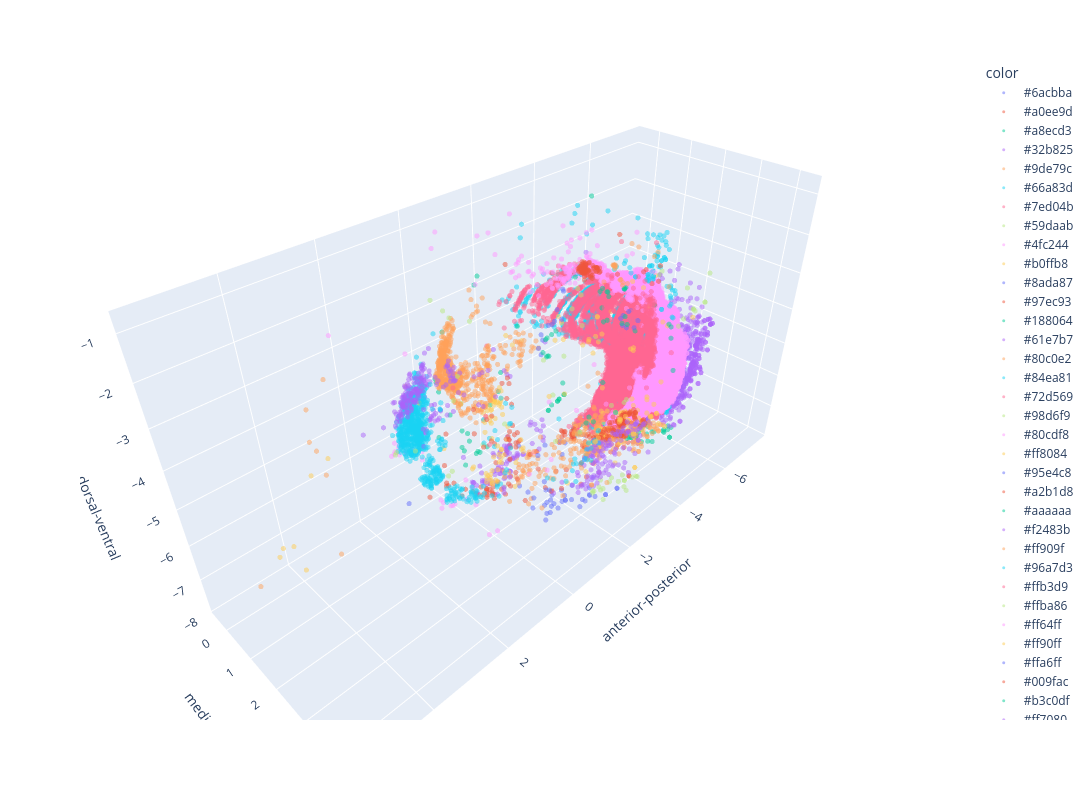

Notebook cell for this chart:
### Code cell
figure1 = px.scatter_3d(df_lh, x = "AP", y = "ML", z = "DV", color = "color", opacity = 0.5)
    
figure1.update_layout(scene = dict(
                      xaxis=dict(
                          title=dict(
                              text='anterior-posterior'
                          )
                      ),
                      yaxis=dict(
                          title=dict(
                              text='medial-lateral'
                          )
                      ),
                      zaxis=dict(
                          title=dict(
                              text='dorsal-ventral'
                          )
                      ),
                    ),
                    width=1200, height=800, autosize=False)
figure1.update_traces(marker_size=3)

figure1.show()
